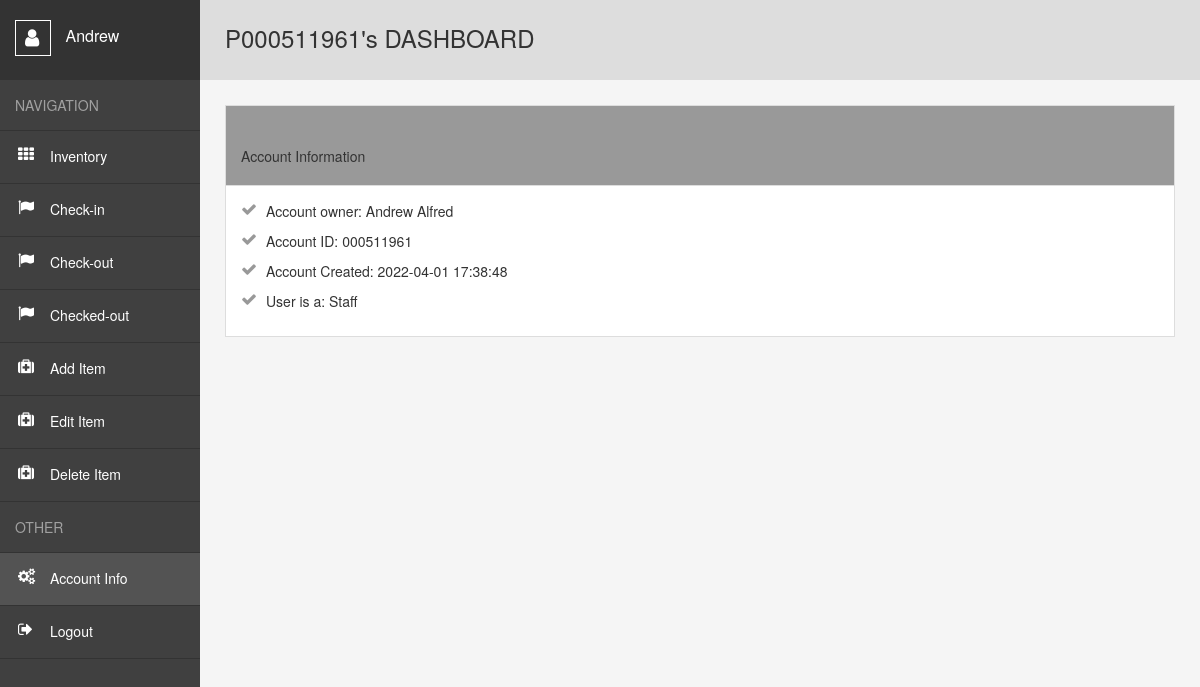
Before: /user/account_info (signed in) with the older database file.
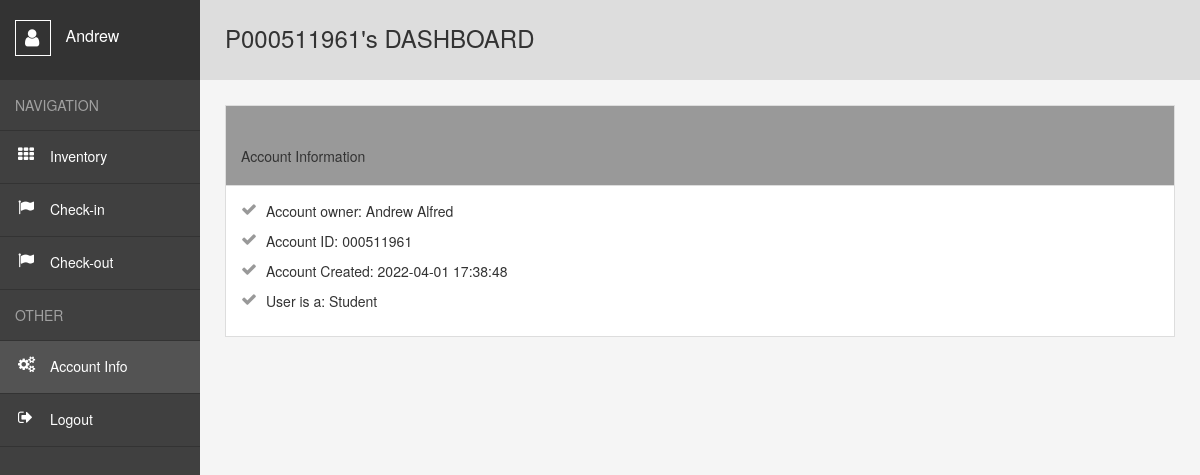
After: the same page with the newer database file.
### website/models.py (models this page shows)
class User(db.Model, UserMixin):##usermixin makes it easier for user login
    id = db.Column(db.Integer, primary_key=True)##unique key
    email = db.Column(db.String(320), unique=True)##cant have the same email
    telnum = db.Column(db.String(10),unique=True)##cant have the same telephone number
    s_id = db.Column(db.String(9),unique=True)
    fname = db.Column(db.String(26))
    lname = db.Column(db.String(50))
    password = db.Column(db.String(15))
    sf = db.Column(db.String(7))
    zip = db.Column(db.String(5))
    date_created = db.Column(db.DateTime(timezone=True), default=func.now())
    borroweditems= db.relationship('Borroweditem', backref='user',passive_deletes=True)##reference all borroweditems##relationship with db
    creators= db.relationship('Inventory', backref='user',passive_deletes=True)##reference all borroweditems##relationship with db

### website/views.py (the view)
@views.route("/user/account_info")
@login_required## needs to be logged in to be accessed
def account_info():
    if session.get("SCHOOL_ID", None) is not None and session.get("FNAME",None) is not None and session.get("LNAME",None) is not None and session.get("DATE",None) is not None and session.get("SF",None) is not None:
        return render_template("account_info.html",user = current_user)
    else:
        flash("You do not have access to this page! Pls, Log in!", category="error")
        return redirect(url_for('views.home'))

### website/templates/account_info.html (shortened to what this page needs)
<!DOCTYPE html>
<html lang="en">
<head>
    <link rel= "stylesheet" type= "text/css" href= "{{ url_for('static',filename='styles3.css') }}">
    <link rel="stylesheet" href="https://maxcdn.bootstrapcdn.com/bootstrap/3.3.6/css/bootstrap.min.css" />
    <link href='https://cdn.datatables.net/1.10.24/css/jquery.dataTables.min.css' rel='stylesheet' type='text/css'>
</head>
<body>
    {% if session['SCHOOL_ID'] and session['FNAME'] and session['LNAME'] and session['DATE'] and session['SF'] and user.is_authenticated %}
    <div class="wrapper">
        <nav>
          <header>
            <span></span>
              {{session['FNAME']}}
          </header>
          <ul>
            <li><span>Navigation</span></li>
            <li class="inv"><a style="text-decoration:none" href="{{url_for('views.user')}}">Inventory</a></li>
            <li class="move"><a style="text-decoration:none" href="{{url_for('views.Check_in')}}">Check-in</a></li>
            <li class="move"><a style="text-decoration:none" href="{{url_for('views.Check_out')}}">Check-out</a></li>
            {% if session['ISstaff'] and session['id'] %}
            <li class="move"><a style="text-decoration:none" href="{{url_for('views.Checked')}}">Checked-out</a></li>
            <li class="edit"><a style="text-decoration:none" href="{{url_for('views.add')}}">Add Item</a></li>
            <li class="edit"><a style="text-decoration:none" href="{{url_for('views.edit')}}">Edit Item</a></li>
            <li class="edit"><a style="text-decoration:none" href="{{url_for('views.delete')}}">Delete Item</a></li>
            {% endif %}
            <li><span>Other</span></li>
            <li class="acc"><a class="active" style="text-decoration:none" href="{{url_for('views.account_info')}}">Account Info</a></li>
            <li class="logout"><a style="text-decoration:none" href="{{url_for('auth.logout')}}">Logout</a></li>
          </ul>
        </nav>
        <main>
          <h1>P{{session['SCHOOL_ID']}}'s DASHBOARD</h1>
          <div class="flex-grid">
            <div>
              <h2>Account Information</h2>
              <ul>
                <li>Account owner: {{session['FNAME']}} {{session['LNAME']}}</li>
                <li>Account ID: {{session['SCHOOL_ID']}}</li>
                <li>Account Created: {{session['DATE']}}</li>
                <li>User is a: {{session['SF']}}</li>
              </ul>
            </div>
        </main>
      </div>
    {% endif %}
</body>
</html>

### website/static/styles3.css (style rules this page uses)
*, *:before, *:after { margin: 0; padding: 0; box-sizing: border-box; }
*:before, *:after { content: ""; display: block; position: absolute; }
html, body { height: 100%; }
body { font: 15px "Open Sans", sans-serif; color: #777; }
a { cursor: pointer; }
ul { list-style: none; }
.wrapper { display: flex; min-height: 100%; }
nav { width: 200px; background: #404040; }
nav header { position: relative; height: 80px; padding: 20px 0 0 15px; font-size: 16px; color: #fff; background: #333; }
nav header span { position: relative; display: inline-block; width: 36px; height: 36px; margin: 0 10px 0 0; vertical-align: middle; border: 1px solid #fff; }
nav header span:before { content: "\f007"; font: normal 20px fontawesome; top: 7px; left: 9px; }
nav ul span { display: block; padding: 15px; color: rgba(255, 255, 255, 0.5); text-transform: uppercase; border-bottom: 1px solid #333; }
nav ul a { position: relative; display: block; padding: 15px 15px 17px 50px; color: #fff; border-bottom: 1px solid #333; }
nav ul a:hover, nav ul a.active { background: #535353; }
nav ul a:before { font: normal 16px fontawesome; top: 15px; left: 18px; }
.inv a:before { content: "\f00a"; }
.move a:before { content: "\f024"; }
.acc a:before { content: "\f085"; }
.logout a:before { content: "\f08b"; }
main { flex: 1; padding: 25px; background: #f5f5f5; }
main h1 { height: 80px; margin: -25px -25px 25px -25px; padding: 0 25px; line-height: 76px; font-size: 24px; font-weight: 400; background: #ddd; }
main h2 { height: 80px; margin: -25px -25px 25px -25px; padding: 0 25px; line-height: 76px; font-size: 24px; font-weight: 400; background: #999; }
.flex-grid { display: flex; }
.flex-grid > div { flex: 1; margin: 0 20px 20px 0; padding: 15px; border: 1px solid #ddd; background: #fff; }
.flex-grid > div:last-child { margin-right: 0; }
.flex-grid h2 { margin: -15px -15px 15px -15px; padding: 12px 15px; font-size: 14px; font-weight: 400; border-bottom: 1px solid #ddd; }
.flex-grid li { position: relative; margin: 0 0 10px; padding: 0 0 0 25px; }
.flex-grid li:before { content: "\f00c"; font: normal 16px fontawesome; top: 0; left: 0; color: #999; }

Changed rows visible on the page:
changed User "Andrew": SF "Staff" → "Student"
Other visible differences:
text no longer shown: "Checked-out Add Item Edit Item Delete Item"
